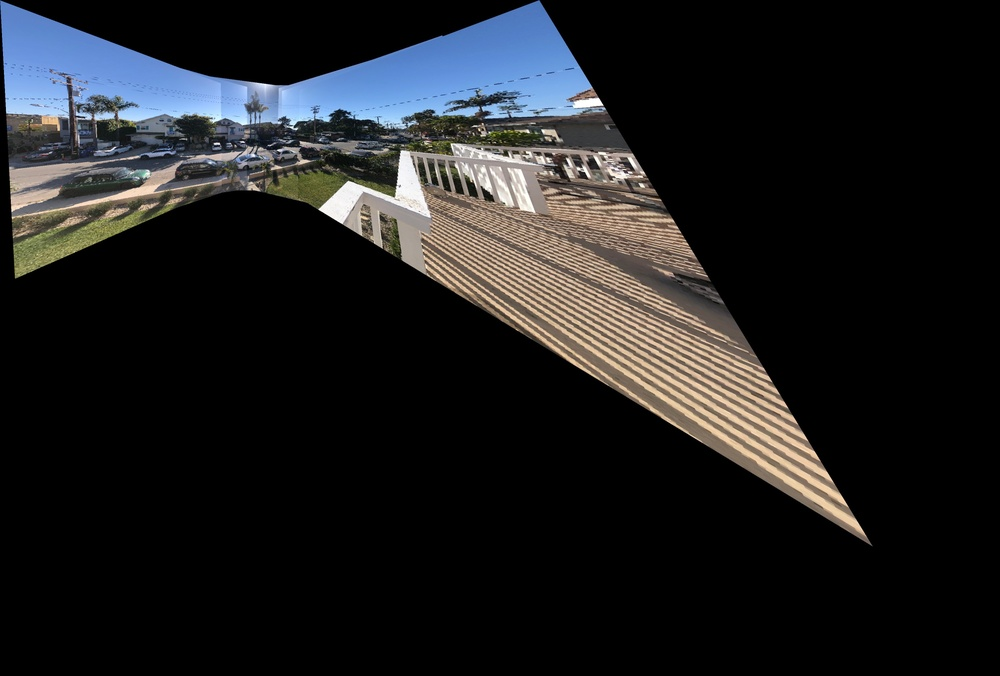
#> input picture personal/pano_img.jpg, 1000 x 676 px, shrunk from 4057 x 2744 before the run
$ python stitching.py --images personal
#> lines starting #> are read from the running program, lines starting #| are printed output that depends on the picture; after the words box and inside, x2 and y2 are one past the last pixel; in counts of white or black regions, pixels touching at a corner belong together
import math
from matplotlib.path import Path
import cv2
import argparse
import os
from matplotlib import pyplot as plt
import natsort
import numpy as np
# import time

parser = argparse.ArgumentParser()
parser.add_argument("--images")
args = parser.parse_args()

def find_keypoints(src_img, dest_img):
    '''
    Uses SIFT to find keypoints between two images
    '''

    sift = cv2.SIFT_create()
    kp1, des1 = sift.detectAndCompute(src_img, None)
    kp2, des2 = sift.detectAndCompute(dest_img, None)

    bf = cv2.BFMatcher(cv2.NORM_L2, crossCheck=True)
    matches = bf.match(des1, des2)
    matches = sorted(matches, key=lambda x: x.distance)

    keypoints = []
    for match in matches:
        p1 = kp1[match.queryIdx].pt
        p2 = kp2[match.trainIdx].pt

        keypoints.append([p1, p2])

    keypoints = np.array([np.array(xi) for xi in keypoints])

    return keypoints

def find_homography_matrix(keypoints, iterations=100, epsilon=4):
    '''
    Finds the best homography matrix with RANSAC outlier detection
    '''

    #RANSAC
    best_homography = np.zeros((3, 3))
    best_num_inliers = 0
    for it in range(iterations):
        rand_indexes = np.random.choice(keypoints.shape[0], size=4)
        rand_keypoints = keypoints[rand_indexes]

        homography = calculate_homography_matrix(rand_keypoints)

        #get number of inliers
        num_inliers = 0
        for index in range(0, len(keypoints)):
            pair = keypoints[index]
            x2 = pair[1][0]
            y2 = pair[1][1]

            src_pixels = np.array([pair[0][0], pair[0][1], 1])
            dest_pixels = homography @ src_pixels

            if abs(x2 - dest_pixels[0]/dest_pixels[2]) <= epsilon and abs(y2 - dest_pixels[1]/dest_pixels[2]):
                num_inliers += 1

        #update best inliers and homography
        if num_inliers > best_num_inliers:
            best_num_inliers = num_inliers
            best_homography = homography

    return best_homography

def calculate_homography_matrix(keypoints):
    '''
    Computes homography matrix using keypoints between two images
    '''
    A = np.zeros(shape=(2*len(keypoints),9))

    for index in range(0, len(keypoints)):
        pair = keypoints[index]
        x1 = pair[0][0]
        y1 = pair[0][1]
        x2 = pair[1][0]
        y2 = pair[1][1]

        # print(pair)
        A[2*index] = [x1, y1, 1, 0, 0, 0, -1*x2*x1, -1*x2*y1, -1*x2]
        A[(2*index) + 1] = [0, 0, 0, x1, y1, 1, -1*y2*x1, -1*y2*y1, -1*y2]

    u, s, vh = np.linalg.svd(A)
    homography = vh[len(vh) - 1]

    homography = vh[len(vh) - 1]
    homography = np.reshape(homography, (3, 3))
    homography = np.divide(homography, homography[2][2])

    return np.reshape(homography, (3, 3))

def warp_images(src_img_path, des_img_path, des_homography, prev_homographies, previous_y_shift, previous_x_shift, pano_path):
    '''
    Warp the src image into the des image using the homography mapping between them (des_homography).
    The prev_homographies accounts for all the previously calculated homographies so we can do transformations like
    H13 = H12 @ H23. The previous_y_shift and previous_x_shift account for the previous shifts in the panoramic images
    caused by adding a new image.
    '''

    img1 = cv2.imread(src_img_path)
    img2 = cv2.imread(des_img_path)

    img1_y_bound, img1_x_bound, _ = img1.shape
    img2_y_bound, img2_x_bound, _ = img2.shape

    #get polygons of images shifted by homographies to compute new bounding boxes and panoramic image dimensions
    if len(prev_homographies) > 0:
        src_homography = np.identity(3)
        for hmg in prev_homographies:
            src_homography = src_homography  @ hmg
        src_homography = src_homography @ des_homography
        src_polygon, src_boundaries = get_polygon(src_homography, img1_x_bound, img1_y_bound)
        des_polygon, des_boundaries = get_polygon(des_homography, img2_x_bound, img2_y_bound)
    else:
        src_homography = des_homography
        src_polygon, src_boundaries = get_polygon(src_homography, img1_x_bound, img1_y_bound)
        des_polygon, des_boundaries = get_polygon(None, img2_x_bound, img2_y_bound)


    xs, ys = src_boundaries[:, 0], src_boundaries[:, 1]
    xd, yd = des_boundaries[:, 0], des_boundaries[:, 1]

    y_img_min = round(np.min(ys))
    y_img_max = round(np.max(ys))

    x_img_min = round(np.min(xs))
    x_img_max = round(np.max(xs))

    des_img_height = y_img_max - y_img_min
    des_img_width  = x_img_max - x_img_min

    #copy old panoramic to new one if exists, with shifts taken into account
    if pano_path == '':
        pano_start = abs(y_img_min)
        pano_end = img2.shape[0] + pano_start

        pano_image = np.zeros((y_img_max - y_img_min, x_img_max, 3), np.uint8)
        pano_image[pano_start:pano_end, 0:img2.shape[1]] = img2[0:img2.shape[0], 0:img2.shape[1]]

    else:
        prev_pano_image = cv2.imread(pano_img_path)
        prev_width_end = prev_pano_image.shape[1]
        prev_height_end = prev_pano_image.shape[0]

        pano_image = np.zeros((max(y_img_max, prev_height_end) - min(y_img_min, 0), max(x_img_max, prev_width_end) - min(x_img_min, 0), 3), np.uint8)

        y_pano_start = abs(min(y_img_min - previous_y_shift, 0))
        y_pano_end = prev_pano_image.shape[0] + y_pano_start

        x_pano_start = abs(min(x_img_min - previous_x_shift, 0))
        x_pano_end = prev_pano_image.shape[1] + x_pano_start

        try:
            pano_image[y_pano_start:y_pano_end, x_pano_start:x_pano_end] = prev_pano_image[0:prev_height_end, 0:prev_width_end]
        except:
            print("FAILED TO ADD PREVIOUS PANO")
            plt.imshow(prev_pano_image)
            plt.show()
            raise

    x, y = np.meshgrid(np.arange(x_img_min, x_img_max), np.arange(y_img_min, y_img_max)) # make a canvas with coordinates
    x, y = x.flatten(), y.flatten()
    points = np.vstack((x,y)).T

    grid = src_polygon.contains_points(points)
    mask = grid.reshape(des_img_height, des_img_width).T # mask with points inside polygon

    temp_src_points = np.argwhere(mask)

    src_points = np.empty((3, temp_src_points.shape[0]), dtype=int)
    src_points[0] = np.add(temp_src_points[:, 0], x_img_min) #shift the homography image to new x place
    src_points[1] = np.add(temp_src_points[:, 1], y_img_min) #shift the homography image to new y place
    src_points[2] = np.ones(temp_src_points.shape[0])

    # [6 lines of commented-out code are left out]

    src_inv_homography = np.linalg.inv(src_homography)

    src_coords = src_inv_homography @ src_points
    src_coords = np.divide(src_coords, src_coords[2]).astype(int)

    try:
        pano_image[np.add(src_points[1, :], abs(min(y_img_min, previous_y_shift))), np.add(src_points[0, :], abs(min(x_img_min, 0)))] = img1[src_coords[1, :], src_coords[0, :]]
    except:
        print("FAILED")
        plt.imshow(pano_image)
        plt.show()
        raise

    return pano_image, min(y_img_min, previous_y_shift), x_img_min

def get_polygon(homography, x_bound, y_bound):

    if type(homography) == type(None):
        return Path([[0, 0], [x_bound, 0], [x_bound, y_bound], [0, y_bound], [0, 0]]), np.array(([[0, 0], [x_bound, 0], [x_bound, y_bound], [0, y_bound], [0, 0]]))

    ul = homography @ np.array([0,0,1])
    ur = homography @ np.array([x_bound,0,1])
    ll = homography @ np.array([0, y_bound,1])
    lr = homography @ np.array([x_bound,y_bound,1])

    ul = np.divide(ul, ul[2])
    ur = np.divide(ur, ur[2])
    ll = np.divide(ll, ll[2])
    lr = np.divide(lr, lr[2])

    polygon = Path([ul[:2], ur[:2], lr[:2], ll[:2], ul[:2]])

    return polygon, np.array([ul[:2], ur[:2], lr[:2], ll[:2], ul[:2]])

if __name__ == "__main__":
    images_path = args.images
    pano_image_path = 'pano_img.jpg'

    images = os.listdir(images_path)
    images = natsort.natsorted(images) #sorts images by number

    pano_img_path = os.path.join(images_path, pano_image_path)

    previous_homographies = []
    previous_y_shift, previous_x_shift = 0, 0

    start_image_idx = len(images) // 2

    print('-------------------------')
    print('STARTING LEFT TO RIGHT...')
    print('Added', os.path.join(images_path, images[start_image_idx - 1]))

    for index in range(start_image_idx, start_image_idx+4):

        src_img_path = os.path.join(images_path, images[index])
        des_img_path = os.path.join(images_path, images[index - 1])

        src_img = cv2.imread(src_img_path, cv2.IMREAD_GRAYSCALE)
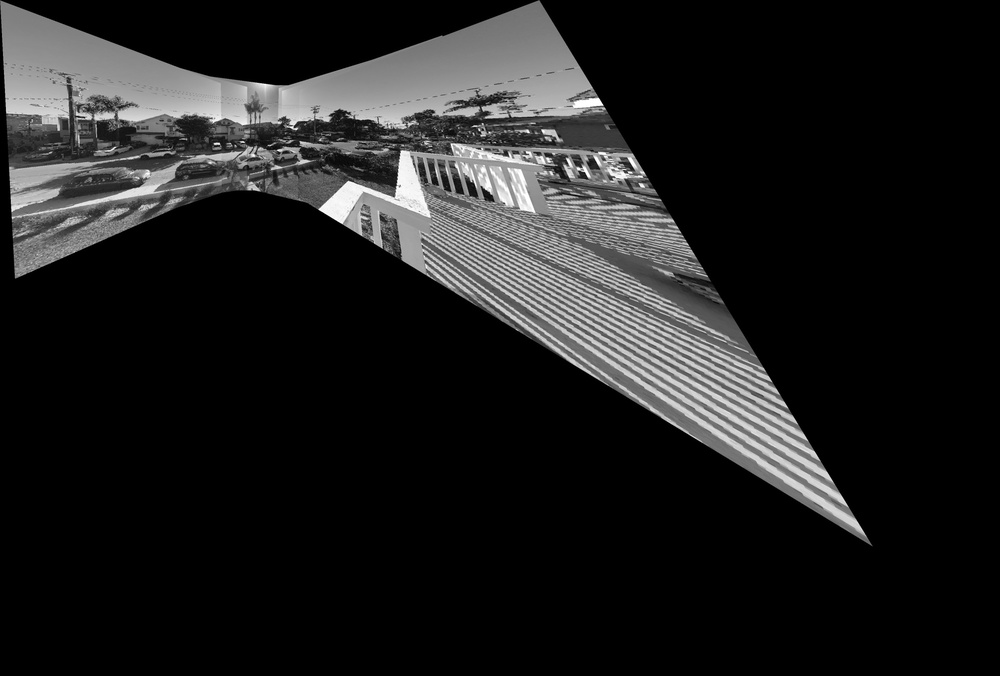
#> src_img: shape (676, 1000); min 0, max 255, mean 30.3
        des_img = cv2.imread(des_img_path, cv2.IMREAD_GRAYSCALE)

        matching_keypoints = find_keypoints(src_img, des_img)
#> in find_keypoints, `kp1, des1 = sift.detectAndCompute(src_img, None)`: kp1 = 1585 keypoints; strongest (x, y, size): (343, 203, 26.6), (527, 131, 2.5), (597, 102, 6.3), (578, 169, 2.2)
#> in find_keypoints, `kp2, des2 = sift.detectAndCompute(dest_img, None)`: kp2 has the same summary as kp1
#> in find_keypoints, `matches = bf.match(des1, des2)`: matches = 1585 matches
#> the loop in find_keypoints, `for match in matches:` made 1585 passes
#> p2 on passes 1 to 3: (3.75, 98.52), (5.49, 125.6), (6.11, 96.16)
#> after the loop in find_keypoints, `for match in matches:`: keypoints = 1585 items

        iterations = math.ceil(math.log(1-0.99)/ math.log(1- (1-0.7)**4))
        homography = find_homography_matrix(matching_keypoints, iterations=iterations)
#> the loop in find_homography_matrix, `for it in range(iterations):` made 567 passes
#> s in calculate_homography_matrix on passes 11, 19, 20: [437750.9, 16532, 927.4, 118.7, 41.79, 1.29, 0.174, 0.00481], [443762.3, 63942, 841.1, 255.4, 166.3, 91.84, 0.292, 0.0115], [461294.7, 40125, 910.8, 194.2, 100.3, 6.55, 0.351, 0.0444]
#> after the loop in find_homography_matrix, `for it in range(iterations):`: best_num_inliers = 1585
#> homography = [[1, -2.3e-12, -1.08e-09], [1.07e-12, 1, -3.35e-10], [6.58e-15, -3.83e-15, 1]]

        if index == start_image_idx:
            pano_image, previous_y_shift, previous_x_shift = warp_images(src_img_path, des_img_path, homography, previous_homographies, previous_y_shift, previous_x_shift, pano_path='')
#> in warp_images, img1 is the input picture: shape (676, 1000, 3); mean B, G, R 31.6, 30.3, 29.8
#> in warp_images, `src_homography = des_homography`: src_homography has the same summary as homography outside warp_images
#> in get_polygon, `ul = homography @ np.array([0,0,1])`: ul = [-1.08e-09, -3.35e-10, 1]
#> in get_polygon, `ur = homography @ np.array([x_bound,0,1])`: ur = [1000, 7.35e-10, 1]
#> in get_polygon, `ll = homography @ np.array([0, y_bound,1])`: ll = [-2.64e-09, 676, 1]
#> in get_polygon, `lr = homography @ np.array([x_bound,y_bound,1])`: lr = [1000, 676, 1]
#> in warp_images, `src_polygon, src_boundaries = get_polygon(src_homography, img1_x_bound..`: src_boundaries = [[-1.08e-09, -3.35e-10], [1000, 7.35e-10], [1000, 676], [-2.64e-09, 676], [-1.08e-09, -3.35e-10]]
#> in warp_images, `xs, ys = src_boundaries[:, 0], src_boundaries[:, 1]`: xs = [-1.08e-09, 1000, 1000, -2.64e-09, -1.08e-09]; ys = [-3.35e-10, 7.35e-10, 676, 676, -3.35e-10]
#> in warp_images, `y_img_min = round(np.min(ys))`: y_img_min = 0
#> in warp_images, `y_img_max = round(np.max(ys))`: y_img_max = 676
#> in warp_images, `x_img_min = round(np.min(xs))`: x_img_min = 0
#> in warp_images, `x_img_max = round(np.max(xs))`: x_img_max = 1000
#> in warp_images, `des_img_height = y_img_max - y_img_min`: des_img_height = 676
#> in warp_images, `des_img_width  = x_img_max - x_img_min`: des_img_width = 1000
#> in warp_images, `pano_start = abs(y_img_min)`: pano_start = 0
#> in warp_images, `pano_end = img2.shape[0] + pano_start`: pano_end = 676
#> in warp_images, `mask = grid.reshape(des_img_height, des_img_width).T`:
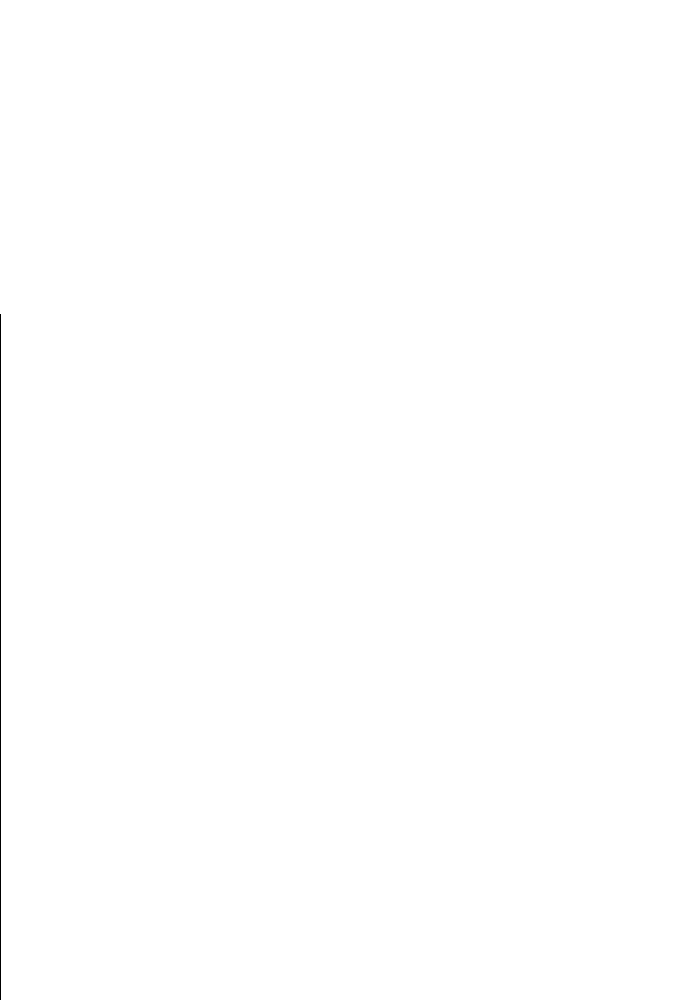
#> mask: shape (1000, 676) bool; 99.9% white; black in thin lines or dots, all inside (x1, y1, x2, y2) = (0, 314, 1, 1000)
#> in warp_images, `temp_src_points = np.argwhere(mask)`: temp_src_points = 675314 pairs, first value 0 to 999, second value 0 to 675
#> in warp_images, `src_inv_homography = np.linalg.inv(src_homography)`: src_inv_homography = [[1, 2.3e-12, 1.08e-09], [-1.07e-12, 1, 3.35e-10], [-6.58e-15, 3.83e-15, 1]]
#> in warp_images, `pano_image[np.add(src_points[1, :], abs(min(y_img_min, previous_y_shif..`:
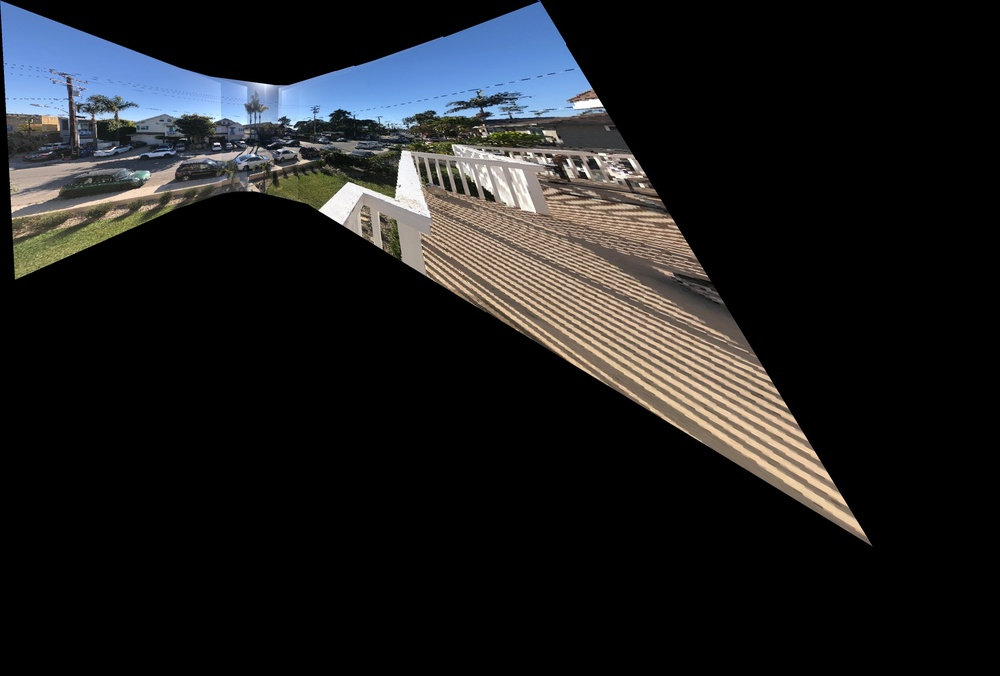
#> pano_image: shape (676, 1000, 3); 9.94% of pixels changed, all inside (x1, y1, x2, y2) = (0, 1, 640, 338)
#> previous_y_shift = 0; previous_x_shift = 0
#> (the run stopped early here; a loop or call above may not have finished)
